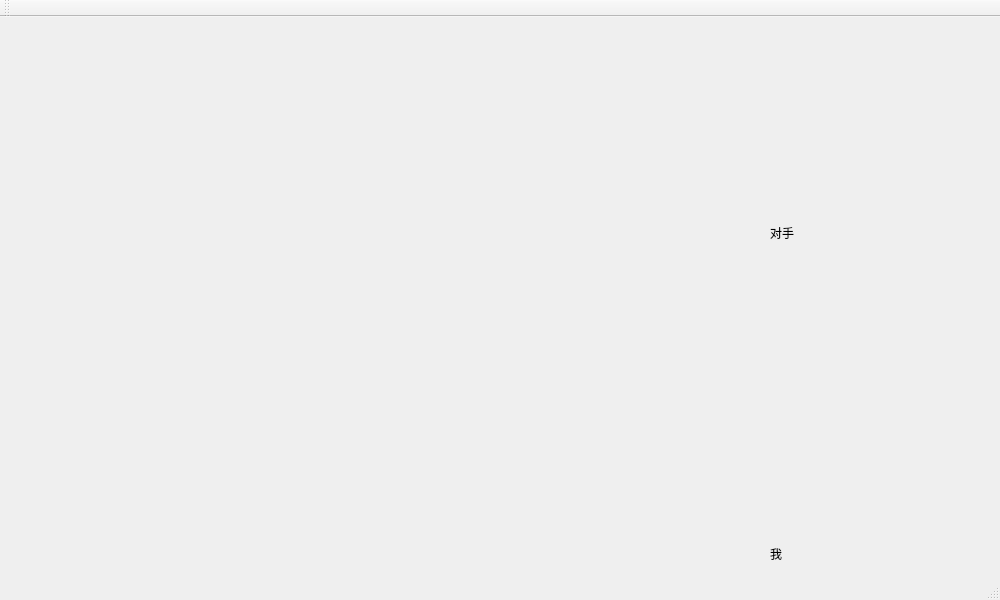
<?xml version="1.0" encoding="UTF-8"?>
<ui version="4.0">
 <class>MainWindow</class>
 <widget class="QMainWindow" name="MainWindow">
  <property name="geometry">
   <rect>
    <x>0</x>
    <y>0</y>
    <width>1000</width>
    <height>600</height>
   </rect>
  </property>
  <property name="sizePolicy">
   <sizepolicy hsizetype="Fixed" vsizetype="Fixed">
    <horstretch>0</horstretch>
    <verstretch>0</verstretch>
   </sizepolicy>
  </property>
  <property name="minimumSize">
   <size>
    <width>1000</width>
    <height>600</height>
   </size>
  </property>
  <property name="maximumSize">
   <size>
    <width>1000</width>
    <height>600</height>
   </size>
  </property>
  <property name="windowTitle">
   <string>MainWindow</string>
  </property>
  <property name="autoFillBackground">
   <bool>true</bool>
  </property>
  <property name="styleSheet">
   <string notr="true"/>
  </property>
  <widget class="QWidget" name="centralWidget">
   <property name="styleSheet">
    <string notr="true">#desktop { 
border-image: url(:/File/ground/1.jpg);
}

#desktop * {
border-image:url();
}</string>
   </property>
   <widget class="QLabel" name="player_1">
    <property name="geometry">
     <rect>
      <x>740</x>
      <y>370</y>
      <width>111</width>
      <height>151</height>
     </rect>
    </property>
    <property name="styleSheet">
     <string notr="true"/>
    </property>
    <property name="text">
     <string/>
    </property>
   </widget>
   <widget class="QLabel" name="player_2">
    <property name="geometry">
     <rect>
      <x>740</x>
      <y>10</y>
      <width>111</width>
      <height>171</height>
     </rect>
    </property>
    <property name="text">
     <string/>
    </property>
   </widget>
   <widget class="QLabel" name="label_you">
    <property name="geometry">
     <rect>
      <x>910</x>
      <y>80</y>
      <width>71</width>
      <height>71</height>
     </rect>
    </property>
    <property name="text">
     <string/>
    </property>
   </widget>
   <widget class="QLabel" name="label_me">
    <property name="geometry">
     <rect>
      <x>890</x>
      <y>440</y>
      <width>71</width>
      <height>71</height>
     </rect>
    </property>
    <property name="styleSheet">
     <string notr="true"/>
    </property>
    <property name="text">
     <string/>
    </property>
   </widget>
   <widget class="QLabel" name="label">
    <property name="geometry">
     <rect>
      <x>740</x>
      <y>250</y>
      <width>171</width>
      <height>51</height>
     </rect>
    </property>
    <property name="styleSheet">
     <string notr="true">border-image: url(:/File/ground/step.jpg);</string>
    </property>
    <property name="text">
     <string/>
    </property>
   </widget>
   <widget class="QLabel" name="label_2">
    <property name="geometry">
     <rect>
      <x>770</x>
      <y>511</y>
      <width>54</width>
      <height>51</height>
     </rect>
    </property>
    <property name="styleSheet">
     <string notr="true">font: 16pt &quot;Agency FB&quot;;</string>
    </property>
    <property name="text">
     <string>我</string>
    </property>
   </widget>
   <widget class="QLabel" name="label_3">
    <property name="geometry">
     <rect>
      <x>770</x>
      <y>190</y>
      <width>54</width>
      <height>51</height>
     </rect>
    </property>
    <property name="styleSheet">
     <string notr="true">font: 16pt &quot;Agency FB&quot;;</string>
    </property>
    <property name="text">
     <string>对手</string>
    </property>
   </widget>
   <widget class="QLabel" name="step">
    <property name="geometry">
     <rect>
      <x>930</x>
      <y>250</y>
      <width>54</width>
      <height>51</height>
     </rect>
    </property>
    <property name="styleSheet">
     <string notr="true">font: 16pt &quot;Agency FB&quot;;</string>
    </property>
    <property name="text">
     <string/>
    </property>
   </widget>
   <zorder>player_2</zorder>
   <zorder>player_1</zorder>
   <zorder>label_you</zorder>
   <zorder>label_me</zorder>
   <zorder>label</zorder>
   <zorder>label_2</zorder>
   <zorder>label_3</zorder>
   <zorder>step</zorder>
  </widget>
  <widget class="QMenuBar" name="menuBar">
   <property name="geometry">
    <rect>
     <x>0</x>
     <y>0</y>
     <width>1000</width>
     <height>21</height>
    </rect>
   </property>
  </widget>
  <widget class="QToolBar" name="mainToolBar">
   <attribute name="toolBarArea">
    <enum>TopToolBarArea</enum>
   </attribute>
   <attribute name="toolBarBreak">
    <bool>false</bool>
   </attribute>
  </widget>
  <widget class="QStatusBar" name="statusBar"/>
 </widget>
 <layoutdefault spacing="6" margin="11"/>
 <resources/>
 <connections/>
</ui>
